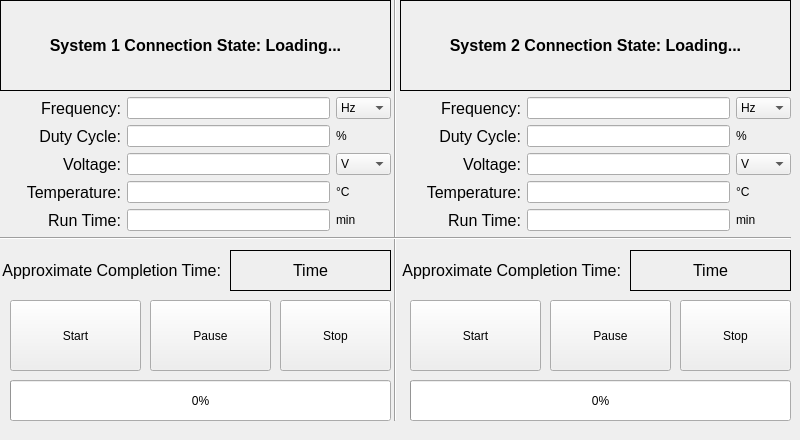
    <widget class="QWidget" name="main_tab">
     <attribute name="title">
      <string>Main</string>
     </attribute>
     <widget class="QWidget" name="verticalLayoutWidget">
      <property name="geometry">
       <rect>
        <x>0</x>
        <y>0</y>
        <width>391</width>
        <height>231</height>
       </rect>
      </property>
      <layout class="QVBoxLayout" name="verticalLayout_4">
       <item>
        <widget class="QLabel" name="System_1_Loading">
         <property name="font">
          <font>
           <family>Arial</family>
           <pointsize>12</pointsize>
           <weight>75</weight>
           <bold>true</bold>
          </font>
         </property>
         <property name="layoutDirection">
          <enum>Qt::LeftToRight</enum>
         </property>
         <property name="frameShape">
          <enum>QFrame::Panel</enum>
         </property>
         <property name="text">
          <string>System 1 Connection State: Loading...</string>
         </property>
         <property name="alignment">
          <set>Qt::AlignCenter</set>
         </property>
        </widget>
       </item>
       <item>
        <layout class="QGridLayout" name="gridLayout_5">
         <item row="3" column="2">
          <widget class="QLabel" name="label_32">
           <property name="text">
            <string>°C</string>
           </property>
          </widget>
         </item>
         <item row="4" column="0">
          <widget class="QLabel" name="label_33">
           <property name="font">
            <font>
             <family>Arial</family>
             <pointsize>12</pointsize>
            </font>
           </property>
           <property name="text">
            <string>Run Time:</string>
           </property>
           <property name="alignment">
            <set>Qt::AlignRight|Qt::AlignTrailing|Qt::AlignVCenter</set>
           </property>
          </widget>
         </item>
         <item row="0" column="0">
          <widget class="QLabel" name="label">
           <property name="font">
            <font>
             <family>Arial</family>
             <pointsize>12</pointsize>
            </font>
           </property>
           <property name="autoFillBackground">
            <bool>false</bool>
           </property>
           <property name="frameShape">
            <enum>QFrame::NoFrame</enum>
           </property>
           <property name="text">
            <string>     Frequency:</string>
           </property>
           <property name="alignment">
            <set>Qt::AlignRight|Qt::AlignTrailing|Qt::AlignVCenter</set>
           </property>
          </widget>
         </item>
         <item row="1" column="1">
          <widget class="QLineEdit" name="System_1_Duty"/>
         </item>
         <item row="2" column="0">
          <widget class="QLabel" name="label_12">
           <property name="font">
            <font>
             <family>Arial</family>
             <pointsize>12</pointsize>
            </font>
           </property>
           <property name="text">
            <string>Voltage:</string>
           </property>
           <property name="alignment">
            <set>Qt::AlignRight|Qt::AlignTrailing|Qt::AlignVCenter</set>
           </property>
          </widget>
         </item>
         <item row="1" column="2">
          <widget class="QLabel" name="label_11">
           <property name="text">
            <string>%</string>
           </property>
          </widget>
         </item>
         <item row="2" column="1">
          <widget class="QLineEdit" name="System_1_Voltage"/>
         </item>
         <item row="3" column="0">
          <widget class="QLabel" name="label_31">
           <property name="font">
            <font>
             <family>Arial</family>
             <pointsize>12</pointsize>
            </font>
           </property>
           <property name="text">
            <string>      Temperature:</string>
           </property>
           <property name="alignment">
            <set>Qt::AlignRight|Qt::AlignTrailing|Qt::AlignVCenter</set>
           </property>
          </widget>
         </item>
         <item row="4" column="1">
          <widget class="QLineEdit" name="System_1_RunTime"/>
         </item>
         <item row="4" column="2">
          <widget class="QLabel" name="label_34">
           <property name="text">
            <string>min</string>
           </property>
          </widget>
         </item>
         <item row="2" column="2">
          <widget class="QComboBox" name="System_1_Voltage_unit">
           <item>
            <property name="text">
             <string>V</string>
            </property>
           </item>
           <item>
            <property name="text">
             <string>kV</string>
            </property>
           </item>
          </widget>
         </item>
         <item row="0" column="2">
          <widget class="QComboBox" name="System_1_Freq_unit">
           <item>
            <property name="text">
             <string>Hz</string>
            </property>
           </item>
           <item>
            <property name="text">
             <string>kHz</string>
            </property>
           </item>
           <item>
            <property name="text">
             <string>MHz</string>
            </property>
           </item>
          </widget>
         </item>
         <item row="3" column="1">
          <widget class="QLineEdit" name="System_1_Temp"/>
         </item>
         <item row="0" column="1">
          <widget class="QLineEdit" name="System_1_Freq"/>
         </item>
         <item row="1" column="0">
          <widget class="QLabel" name="label_10">
           <property name="font">
            <font>
             <family>Arial</family>
             <pointsize>12</pointsize>
            </font>
           </property>
           <property name="text">
            <string>  Duty Cycle:</string>
           </property>
           <property name="alignment">
            <set>Qt::AlignRight|Qt::AlignTrailing|Qt::AlignVCenter</set>
           </property>
          </widget>
         </item>
        </layout>
       </item>
      </layout>
     </widget>
     <widget class="QWidget" name="verticalLayoutWidget_2">
      <property name="geometry">
       <rect>
        <x>400</x>
        <y>0</y>
        <width>391</width>
        <height>231</height>
       </rect>
      </property>
      <layout class="QVBoxLayout" name="verticalLayout_8">
       <item>
        <widget class="QLabel" name="System_2_Loading">
         <property name="font">
          <font>
           <family>Arial</family>
           <pointsize>12</pointsize>
           <weight>75</weight>
           <bold>true</bold>
          </font>
         </property>
         <property name="layoutDirection">
          <enum>Qt::LeftToRight</enum>
         </property>
         <property name="frameShape">
          <enum>QFrame::Panel</enum>
         </property>
         <property name="text">
          <string>System 2 Connection State: Loading...</string>
         </property>
         <property name="alignment">
          <set>Qt::AlignCenter</set>
         </property>
        </widget>
       </item>
       <item>
        <layout class="QGridLayout" name="gridLayout_6">
         <item row="3" column="2">
          <widget class="QLabel" name="label_39">
           <property name="text">
            <string>°C</string>
           </property>
          </widget>
         </item>
         <item row="4" column="0">
          <widget class="QLabel" name="label_40">
           <property name="font">
            <font>
             <family>Arial</family>
             <pointsize>12</pointsize>
            </font>
           </property>
           <property name="text">
            <string>Run Time:</string>
           </property>
           <property name="alignment">
            <set>Qt::AlignRight|Qt::AlignTrailing|Qt::AlignVCenter</set>
           </property>
          </widget>
         </item>
         <item row="0" column="0">
          <widget class="QLabel" name="label_41">
           <property name="font">
            <font>
             <family>Arial</family>
             <pointsize>12</pointsize>
            </font>
           </property>
           <property name="text">
            <string>     Frequency:</string>
           </property>
           <property name="alignment">
            <set>Qt::AlignRight|Qt::AlignTrailing|Qt::AlignVCenter</set>
           </property>
          </widget>
         </item>
         <item row="1" column="1">
          <widget class="QLineEdit" name="System_2_Duty"/>
         </item>
         <item row="2" column="0">
          <widget class="QLabel" name="label_42">
           <property name="font">
            <font>
             <family>Arial</family>
             <pointsize>12</pointsize>
            </font>
           </property>
           <property name="text">
            <string>Voltage:</string>
           </property>
           <property name="alignment">
            <set>Qt::AlignRight|Qt::AlignTrailing|Qt::AlignVCenter</set>
           </property>
          </widget>
         </item>
         <item row="1" column="2">
          <widget class="QLabel" name="label_43">
           <property name="text">
            <string>%</string>
           </property>
          </widget>
         </item>
         <item row="2" column="1">
          <widget class="QLineEdit" name="System_2_Voltage"/>
         </item>
         <item row="3" column="0">
          <widget class="QLabel" name="label_44">
           <property name="font">
            <font>
             <family>Arial</family>
             <pointsize>12</pointsize>
            </font>
           </property>
           <property name="text">
            <string>      Temperature:</string>
           </property>
           <property name="alignment">
            <set>Qt::AlignRight|Qt::AlignTrailing|Qt::AlignVCenter</set>
           </property>
          </widget>
         </item>
         <item row="4" column="1">
          <widget class="QLineEdit" name="System_2_RunTime"/>
         </item>
         <item row="4" column="2">
          <widget class="QLabel" name="label_45">
           <property name="text">
            <string>min</string>
           </property>
          </widget>
         </item>
         <item row="2" column="2">
          <widget class="QComboBox" name="System_2_Voltage_unit">
           <item>
            <property name="text">
             <string>V</string>
            </property>
           </item>
           <item>
            <property name="text">
             <string>kV</string>
            </property>
           </item>
          </widget>
         </item>
         <item row="0" column="2">
          <widget class="QComboBox" name="System_2_Freq_unit">
           <item>
            <property name="text">
             <string>Hz</string>
            </property>
           </item>
           <item>
            <property name="text">
             <string>kHz</string>
            </property>
           </item>
           <item>
            <property name="text">
             <string>MHz</string>
            </property>
           </item>
          </widget>
         </item>
         <item row="3" column="1">
          <widget class="QLineEdit" name="System_2_Temp"/>
         </item>
         <item row="0" column="1">
          <widget class="QLineEdit" name="System_2_Freq"/>
         </item>
         <item row="1" column="0">
          <widget class="QLabel" name="label_46">
           <property name="font">
            <font>
             <family>Arial</family>
             <pointsize>12</pointsize>
            </font>
           </property>
           <property name="text">
            <string>  Duty Cycle:</string>
           </property>
           <property name="alignment">
            <set>Qt::AlignRight|Qt::AlignTrailing|Qt::AlignVCenter</set>
           </property>
          </widget>
         </item>
        </layout>
       </item>
      </layout>
     </widget>
     <widget class="Line" name="line_2">
      <property name="geometry">
       <rect>
        <x>290</x>
        <y>-10</y>
        <width>211</width>
        <height>431</height>
       </rect>
      </property>
      <property name="orientation">
       <enum>Qt::Vertical</enum>
      </property>
     </widget>
     <widget class="QPushButton" name="System_1_Start">
      <property name="geometry">
       <rect>
        <x>10</x>
        <y>300</y>
        <width>131</width>
        <height>71</height>
       </rect>
      </property>
      <property name="autoFillBackground">
       <bool>false</bool>
      </property>
      <property name="text">
       <string>Start</string>
      </property>
     </widget>
     <widget class="QPushButton" name="System_1_Pause">
      <property name="geometry">
       <rect>
        <x>150</x>
        <y>300</y>
        <width>121</width>
        <height>71</height>
       </rect>
      </property>
      <property name="text">
       <string>Pause</string>
      </property>
     </widget>
     <widget class="QPushButton" name="System_1_Stop">
      <property name="geometry">
       <rect>
        <x>280</x>
        <y>300</y>
        <width>111</width>
        <height>71</height>
       </rect>
      </property>
      <property name="text">
       <string>Stop</string>
      </property>
     </widget>
     <widget class="QLabel" name="label_14">
      <property name="geometry">
       <rect>
        <x>0</x>
        <y>250</y>
        <width>221</width>
        <height>41</height>
       </rect>
      </property>
      <property name="font">
       <font>
        <family>Arial</family>
        <pointsize>12</pointsize>
       </font>
      </property>
      <property name="frameShape">
       <enum>QFrame::NoFrame</enum>
      </property>
      <property name="text">
       <string>Approximate Completion Time:</string>
      </property>
      <property name="alignment">
       <set>Qt::AlignRight|Qt::AlignTrailing|Qt::AlignVCenter</set>
      </property>
     </widget>
     <widget class="QLabel" name="System_1_ACTime">
      <property name="geometry">
       <rect>
        <x>230</x>
        <y>250</y>
        <width>161</width>
        <height>41</height>
       </rect>
      </property>
      <property name="font">
       <font>
        <family>Arial</family>
        <pointsize>12</pointsize>
       </font>
      </property>
      <property name="frameShape">
       <enum>QFrame::Panel</enum>
      </property>
      <property name="text">
       <string>Time</string>
      </property>
      <property name="alignment">
       <set>Qt::AlignCenter</set>
      </property>
     </widget>
     <widget class="Line" name="line_3">
      <property name="geometry">
       <rect>
        <x>0</x>
        <y>230</y>
        <width>791</width>
        <height>16</height>
       </rect>
      </property>
      <property name="orientation">
       <enum>Qt::Horizontal</enum>
      </property>
     </widget>
     <widget class="QProgressBar" name="System_1_Progress">
      <property name="geometry">
       <rect>
        <x>10</x>
        <y>380</y>
        <width>381</width>
        <height>41</height>
       </rect>
      </property>
      <property name="value">
       <number>0</number>
      </property>
      <property name="alignment">
       <set>Qt::AlignCenter</set>
      </property>
      <property name="textDirection">
       <enum>QProgressBar::TopToBottom</enum>
      </property>
      <property name="format">
       <string extracomment="0">%p%</string>
      </property>
     </widget>
     <widget class="QPushButton" name="System_2_Pause">
      <property name="geometry">
       <rect>
        <x>550</x>
        <y>300</y>
        <width>121</width>
        <height>71</height>
       </rect>
      </property>
      <property name="text">
       <string>Pause</string>
      </property>
     </widget>
     <widget class="QLabel" name="System_2_ACTime">
      <property name="geometry">
       <rect>
        <x>630</x>
        <y>250</y>
        <width>161</width>
        <height>41</height>
       </rect>
      </property>
      <property name="font">
       <font>
        <family>Arial</family>
        <pointsize>12</pointsize>
       </font>
      </property>
      <property name="frameShape">
       <enum>QFrame::Panel</enum>
      </property>
      <property name="text">
       <string>Time</string>
      </property>
      <property name="alignment">
       <set>Qt::AlignCenter</set>
      </property>
     </widget>
     <widget class="QPushButton" name="System_2_Stop">
      <property name="geometry">
       <rect>
        <x>680</x>
        <y>300</y>
        <width>111</width>
        <height>71</height>
       </rect>
      </property>
      <property name="text">
       <string>Stop</string>
      </property>
     </widget>
     <widget class="QLabel" name="label_37">
      <property name="geometry">
       <rect>
        <x>400</x>
        <y>250</y>
        <width>221</width>
        <height>41</height>
       </rect>
      </property>
      <property name="font">
       <font>
        <family>Arial</family>
        <pointsize>12</pointsize>
       </font>
      </property>
      <property name="frameShape">
       <enum>QFrame::NoFrame</enum>
      </property>
      <property name="text">
       <string>Approximate Completion Time:</string>
      </property>
      <property name="alignment">
       <set>Qt::AlignRight|Qt::AlignTrailing|Qt::AlignVCenter</set>
      </property>
     </widget>
     <widget class="QProgressBar" name="System_2_Progress">
      <property name="geometry">
       <rect>
        <x>410</x>
        <y>380</y>
        <width>381</width>
        <height>41</height>
       </rect>
      </property>
      <property name="value">
       <number>0</number>
      </property>
      <property name="alignment">
       <set>Qt::AlignCenter</set>
      </property>
      <property name="textDirection">
       <enum>QProgressBar::TopToBottom</enum>
      </property>
      <property name="format">
       <string extracomment="0">%p%</string>
      </property>
     </widget>
     <widget class="QPushButton" name="System_2_Start">
      <property name="geometry">
       <rect>
        <x>410</x>
        <y>300</y>
        <width>131</width>
        <height>71</height>
       </rect>
      </property>
      <property name="autoFillBackground">
       <bool>false</bool>
      </property>
      <property name="text">
       <string>Start</string>
      </property>
     </widget>
     <zorder>line_2</zorder>
     <zorder>verticalLayoutWidget</zorder>
     <zorder>verticalLayoutWidget_2</zorder>
     <zorder>System_1_Start</zorder>
     <zorder>System_1_Pause</zorder>
     <zorder>System_1_Stop</zorder>
     <zorder>label_14</zorder>
     <zorder>System_1_ACTime</zorder>
     <zorder>line_3</zorder>
     <zorder>System_1_Progress</zorder>
     <zorder>System_2_Pause</zorder>
     <zorder>System_2_ACTime</zorder>
     <zorder>System_2_Stop</zorder>
     <zorder>label_37</zorder>
     <zorder>System_2_Progress</zorder>
     <zorder>System_2_Start</zorder>
    </widget>
